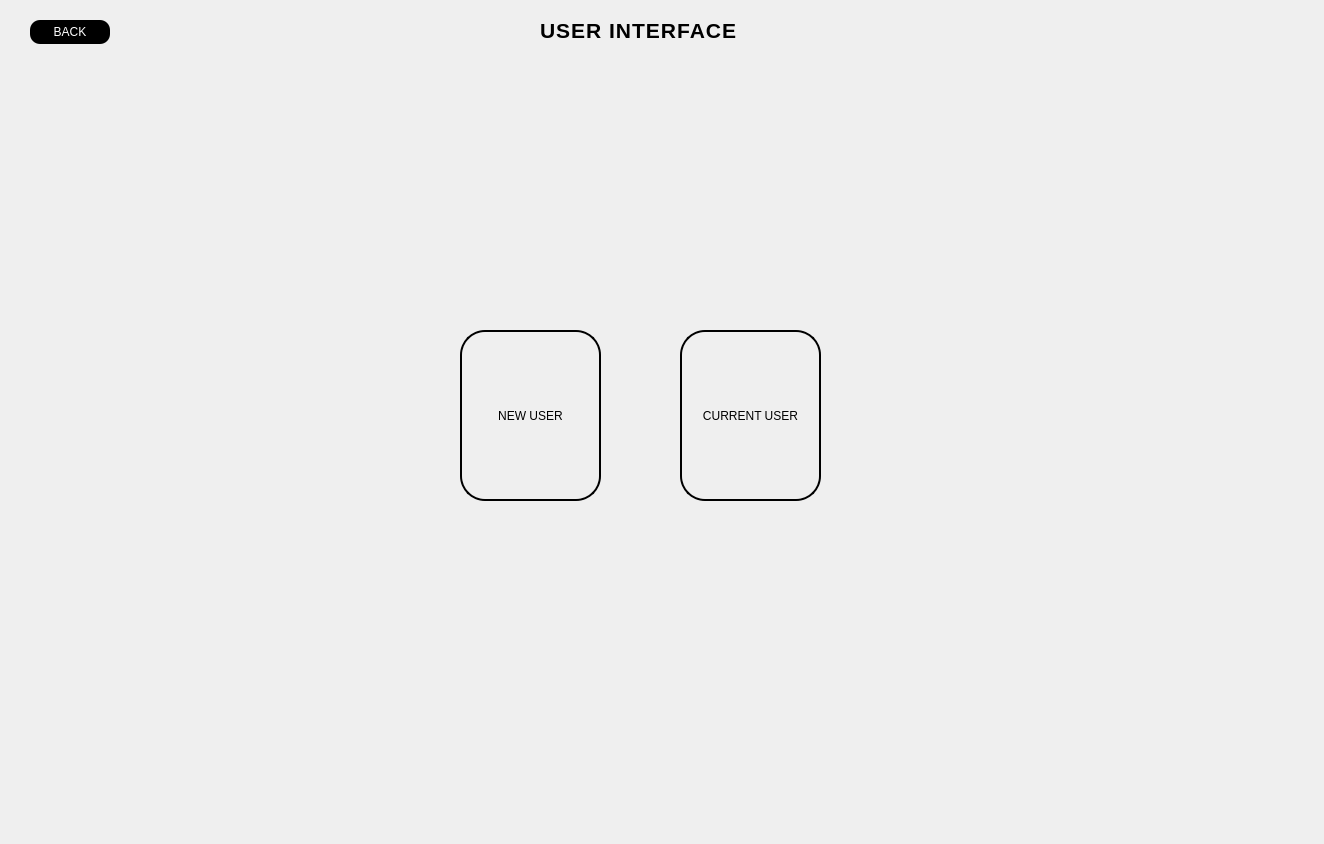
<?xml version="1.0" encoding="UTF-8"?>
<ui version="4.0">
 <class>UserDialog</class>
 <widget class="QDialog" name="UserDialog">
  <property name="geometry">
   <rect>
    <x>0</x>
    <y>0</y>
    <width>1324</width>
    <height>844</height>
   </rect>
  </property>
  <property name="windowTitle">
   <string>Dialog</string>
  </property>
  <widget class="QPushButton" name="pushButtonUserBack">
   <property name="geometry">
    <rect>
     <x>30</x>
     <y>20</y>
     <width>80</width>
     <height>24</height>
    </rect>
   </property>
   <property name="styleSheet">
    <string notr="true">#pushButtonUserBack{
background-color:black;
color:white;
border-radius:10px;
}
#pushButtonUserBack:hover{

background-color:rgb(85, 170, 255);
}

#pushButtonUserBack:pressed{
	background-color: rgb(0, 85, 255);

}</string>
   </property>
   <property name="text">
    <string>BACK</string>
   </property>
  </widget>
  <widget class="QLabel" name="labelUserInterfaceHeading">
   <property name="geometry">
    <rect>
     <x>540</x>
     <y>20</y>
     <width>361</width>
     <height>20</height>
    </rect>
   </property>
   <property name="styleSheet">
    <string notr="true">
color: rgb(0, 0, 0);
font-weight: bold;
font-size: 16pt;
font-family: &quot;Arial&quot;, sans-serif;
text-transform: uppercase;
letter-spacing: 1px;
</string>
   </property>
   <property name="text">
    <string>USER INTERFACE</string>
   </property>
  </widget>
  <widget class="QWidget" name="widgetborder" native="true">
   <property name="geometry">
    <rect>
     <x>350</x>
     <y>190</y>
     <width>571</width>
     <height>451</height>
    </rect>
   </property>
   <property name="styleSheet">
    <string notr="true">#widgetborder{
border-image: url(:/images/border 1.png);
}
</string>
   </property>
   <widget class="QPushButton" name="NewUser">
    <property name="geometry">
     <rect>
      <x>110</x>
      <y>140</y>
      <width>141</width>
      <height>171</height>
     </rect>
    </property>
    <property name="styleSheet">
     <string notr="true">#NewUser{
border-radius: 25px;
background-color: transparent;
font: 700 bold 11pt &quot;Arial&quot;;
border: 2px solid black;
}


#NewUser:hover{

background-color:rgb(85, 170, 255);
}

#NewUser:pressed{
	background-color: rgb(0, 85, 255);

}</string>
    </property>
    <property name="text">
     <string>NEW USER</string>
    </property>
   </widget>
   <widget class="QPushButton" name="CurrentUser">
    <property name="geometry">
     <rect>
      <x>330</x>
      <y>140</y>
      <width>141</width>
      <height>171</height>
     </rect>
    </property>
    <property name="styleSheet">
     <string notr="true">#CurrentUser{
border-radius: 25px;
background-color: transparent;
font: 700 bold 11pt &quot;Arial&quot;;
border: 2px solid black;
}


#CurrentUser:hover{

background-color:rgb(85, 170, 255);
}

#CurrentUser:pressed{
	background-color: rgb(0, 85, 255);

}</string>
    </property>
    <property name="text">
     <string>CURRENT USER</string>
    </property>
   </widget>
  </widget>
 </widget>
 <resources/>
 <connections/>
</ui>
